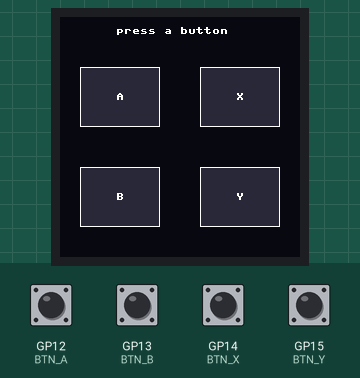
This program was run on a simulated Raspberry Pi Pico running MicroPython. On the bench: 240×240 colour display. Inputs (shaded band) come from the test bench; at power-on: GP12 (BTN_A), GP13 (BTN_B), GP14 (BTN_X), GP15 (BTN_Y) HIGH. Library files of the repository ran but are not shown: st7789.py.

Above: at 1.5 s.
1.6 s: GP12 (BTN_A) pulled LOW for 0.15 s
At 1.73 s:
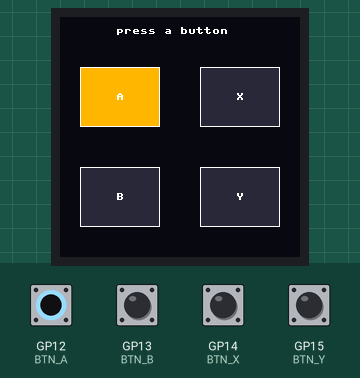
3.3 s: GP14 (BTN_X) pulled LOW for 0.15 s
At 3.43 s:
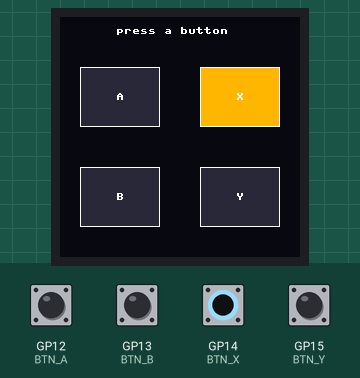
4.9 s: GP13 (BTN_B) pulled LOW for 0.15 s
At 5.01 s:
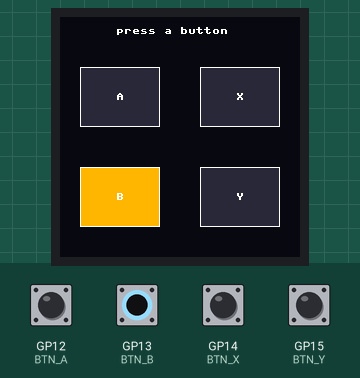
6.5 s: GP15 (BTN_Y) pulled LOW for 0.15 s
At 6.63 s:
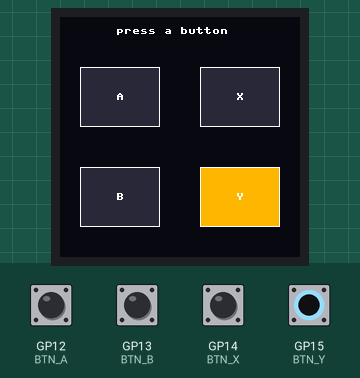
8.2 s: GP12 (BTN_A) driven LOW and GP14 (BTN_X) driven LOW
At 8.6 s:
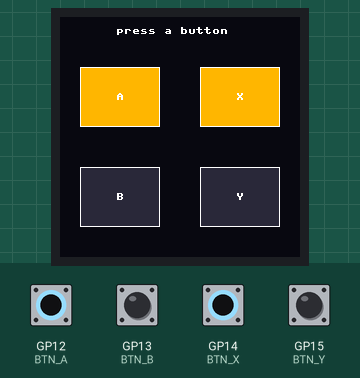
9.7 s: GP13 (BTN_B) pulled LOW for 1 s
At 10.5 s:
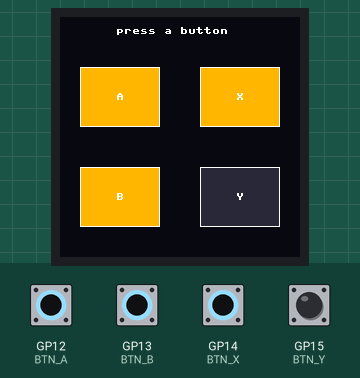
Timing chart, 0 to 12.7 s (numbered marks = the images above; inputs shaded):
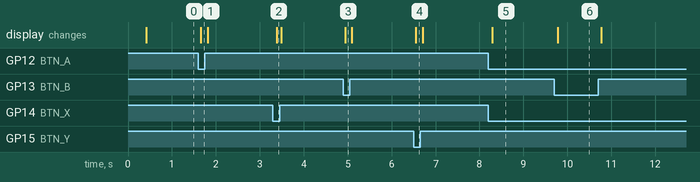

The program:

04_display_buttons.py
```python
# Read the Pico Explorer Base's four onboard buttons (A/B/X/Y) and render
# their state as four boxes. Buttons are active-low with internal pull-ups.

import time
import framebuf
from machine import SPI, Pin

from lib.pins import (
    ST7789_SPI_ID, ST7789_SCK, ST7789_MOSI, ST7789_CS, ST7789_DC, ST7789_BL,
    ST7789_WIDTH, ST7789_HEIGHT,
    BTN_A, BTN_B, BTN_X, BTN_Y,
)
from lib.st7789 import ST7789, color565

BG = color565(10, 10, 20)
IDLE = color565(40, 40, 60)
ACTIVE = color565(255, 180, 0)
LABEL = color565(255, 255, 255)

spi = SPI(ST7789_SPI_ID, baudrate=31_250_000, polarity=0, phase=0,
          sck=Pin(ST7789_SCK), mosi=Pin(ST7789_MOSI))
lcd = ST7789(spi, cs=ST7789_CS, dc=ST7789_DC, bl=ST7789_BL,
             width=ST7789_WIDTH, height=ST7789_HEIGHT)
lcd.set_backlight(40000)

buttons = (
    ("A", Pin(BTN_A, Pin.IN, Pin.PULL_UP),  20,  50),
    ("B", Pin(BTN_B, Pin.IN, Pin.PULL_UP),  20, 150),
    ("X", Pin(BTN_X, Pin.IN, Pin.PULL_UP), 140,  50),
    ("Y", Pin(BTN_Y, Pin.IN, Pin.PULL_UP), 140, 150),
)

buf = bytearray(ST7789_WIDTH * ST7789_HEIGHT * 2)
fb = framebuf.FrameBuffer(buf, ST7789_WIDTH, ST7789_HEIGHT, framebuf.RGB565)

while True:
    fb.fill(BG)
    fb.text("press a button", 56, 10, LABEL)
    for label, pin, bx, by in buttons:
        pressed = not pin.value()  # active-low
        fb.fill_rect(bx, by, 80, 60, ACTIVE if pressed else IDLE)
        fb.rect(bx, by, 80, 60, LABEL)
        fb.text(label, bx + 36, by + 26, LABEL)
    lcd.show(buf)
    time.sleep_ms(30)
```

pins.py
```python
# Per-board pin map for the tutorial series. Auto-detects ESP32 vs RP2 from
# sys.platform; edit the values below if your wiring differs from the defaults.

import sys

PLATFORM = sys.platform

if PLATFORM == "esp32":
    # Generic ESP32 DevKit. ESP32-S3/C3 may differ — adjust LED in particular.
    LED = 2
    BUTTON = 0           # BOOT button on most dev boards
    PWM_LED = 4
    SERVO = 13
    ADC = 34             # ADC1 (input-only pins 32-39 are safe with WiFi)
    I2C_ID = 0
    I2C_SCL = 22
    I2C_SDA = 21
    SPI_ID = 1           # HSPI; SPI(2) on S3
    SPI_SCK = 18
    SPI_MOSI = 23
    SPI_MISO = 19
    SPI_CS = 5
    # NeoPixel / WS2812. NEOPIXEL is a single pixel; MATRIX_PIN feeds an array
    # of MATRIX_WIDTH × MATRIX_HEIGHT pixels. ESP32-S3-Matrix board uses GP14,
    # 8×8. Generic ESP32 has no onboard NeoPixel — wire one to GP14 to test.
    NEOPIXEL = 14
    MATRIX_PIN = 14
    MATRIX_WIDTH = 8
    MATRIX_HEIGHT = 8
elif PLATFORM == "rp2":
    # LED conventions vary across RP2 boards:
    #   - Pico W:                 Pin("LED") — wired to the WiFi chip
    #   - Pico (non-W):           GP25 onboard LED
    #   - RP2040-Zero / -Matrix:  no plain LED — wire an external one to LED below
    # The detection below picks Pico W if available, otherwise defaults to GP15
    # (a free, edge-exposed pin on the Zero). Wire an LED + 220Ω resistor from
    # GP15 to GND, or change LED here to whichever GPIO you've used.
    try:
        from machine import Pin as _Pin
        _Pin("LED")
        LED = "LED"
    except (ValueError, TypeError):
        LED = 25
    BUTTON = 14
    PWM_LED = 25
    SERVO = 16
    ADC = 26             # GP26 = ADC0
    I2C_ID = 0
    I2C_SCL = 5
    I2C_SDA = 4
    SPI_ID = 1
    SPI_SCK = 10
    SPI_MOSI = 11
    SPI_MISO = 12
    SPI_CS = 13
    # Pimoroni Pico Explorer Base onboard ST7789 LCD (240x240, SPI0).
    # Coexists with the generic SPI_* pins above (which target the breadboard
    # SD/sensor wiring on SPI1).
    ST7789_SPI_ID = 0
    ST7789_SCK = 18
    ST7789_MOSI = 19
    ST7789_CS = 17
    ST7789_DC = 16
    ST7789_BL = 20
    ST7789_WIDTH = 240
    ST7789_HEIGHT = 240
    # Pico Explorer Base onboard buttons (active-low, internal pull-up).
    BTN_A = 12
    BTN_B = 13
    BTN_X = 14
    BTN_Y = 15
    # NeoPixel / WS2812. RP2040-Zero onboard NeoPixel and Waveshare RP2040-Matrix
    # both use GP16. Matrix defaults to 5×5 (Waveshare); change to 1×1 if you
    # only have the Zero's single pixel and are running matrix scripts.
    NEOPIXEL = 16
    MATRIX_PIN = 16
    MATRIX_WIDTH = 5
    MATRIX_HEIGHT = 5
    ENCODER_A = 6
    ENCODER_B = 7
    MOTOR_A = 10
    MOTOR_B = 11
else:
    raise RuntimeError("unsupported platform: " + PLATFORM)
```

Measured:
- after the input at 1.6 s, the display: changes after 0.05 s (image 1)
- after the input at 3.3 s, the display: changes after 0.09 s (image 2)
- after the input at 4.9 s, the display: changes at once (image 3)
- after the input at 6.5 s, the display: changes after 0.05 s (image 4)
- after the input at 8.2 s, the display: changes after 0.09 s (image 5)
- after the input at 9.7 s, the display: changes after 0.08 s (image 6)
